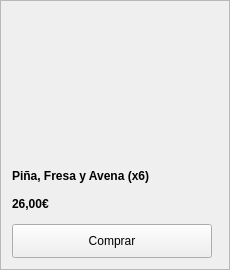
                       <widget class="QFrame" name="frame">
                        <property name="minimumSize">
                         <size>
                          <width>230</width>
                          <height>270</height>
                         </size>
                        </property>
                        <property name="maximumSize">
                         <size>
                          <width>230</width>
                          <height>270</height>
                         </size>
                        </property>
                        <property name="frameShape">
                         <enum>QFrame::StyledPanel</enum>
                        </property>
                        <property name="frameShadow">
                         <enum>QFrame::Raised</enum>
                        </property>
                        <layout class="QVBoxLayout" name="verticalLayout_21">
                         <item>
                          <widget class="QLabel" name="labelm_zumo_3">
                           <property name="minimumSize">
                            <size>
                             <width>200</width>
                             <height>150</height>
                            </size>
                           </property>
                           <property name="maximumSize">
                            <size>
                             <width>200</width>
                             <height>150</height>
                            </size>
                           </property>
                           <property name="styleSheet">
                            <string notr="true">border-image: url(:/imagenes_zumos/z_zumos3.jpg);</string>
                           </property>
                           <property name="text">
                            <string/>
                           </property>
                          </widget>
                         </item>
                         <item>
                          <widget class="QLabel" name="label_21">
                           <property name="maximumSize">
                            <size>
                             <width>16777215</width>
                             <height>15</height>
                            </size>
                           </property>
                           <property name="font">
                            <font>
                             <weight>75</weight>
                             <bold>true</bold>
                             <stylestrategy>PreferDefault</stylestrategy>
                            </font>
                           </property>
                           <property name="text">
                            <string>Piña, Fresa y Avena (x6)</string>
                           </property>
                          </widget>
                         </item>
                         <item>
                          <widget class="QLabel" name="label_23">
                           <property name="font">
                            <font>
                             <weight>75</weight>
                             <bold>true</bold>
                            </font>
                           </property>
                           <property name="text">
                            <string>26,00€</string>
                           </property>
                          </widget>
                         </item>
                         <item>
                          <widget class="QPushButton" name="botonComprar_7">
                           <property name="minimumSize">
                            <size>
                             <width>200</width>
                             <height>34</height>
                            </size>
                           </property>
                           <property name="maximumSize">
                            <size>
                             <width>200</width>
                             <height>16777215</height>
                            </size>
                           </property>
                           <property name="text">
                            <string>Comprar</string>
                           </property>
                          </widget>
                         </item>
                        </layout>
                       </widget>
